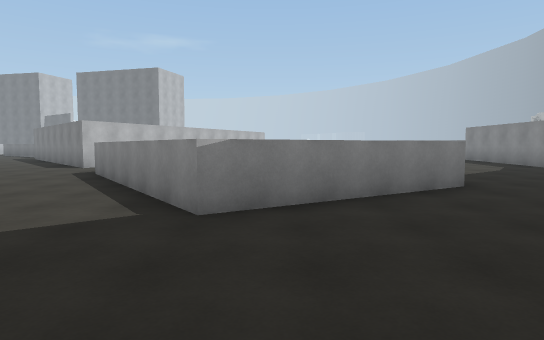
[1] (above)

24 first-person views from a walk through a Unity game level. The camera is 1.5 m above the floor, tilts 4° down and sees 75° across. The floor is counted in squares, 2 m on a side. Each view is taken from the middle of a square. On the plan, view 1 faces up. The plan holds only what a view shows up to about 11 squares ahead; the rest is blank. The place goes on beyond the plan. The player is left out. Surface patterns are stand-ins for the level's own textures.

[2]
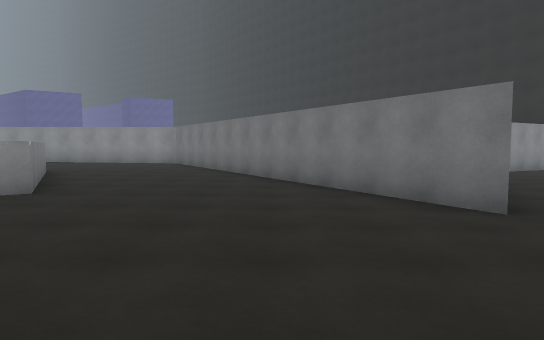

[3]
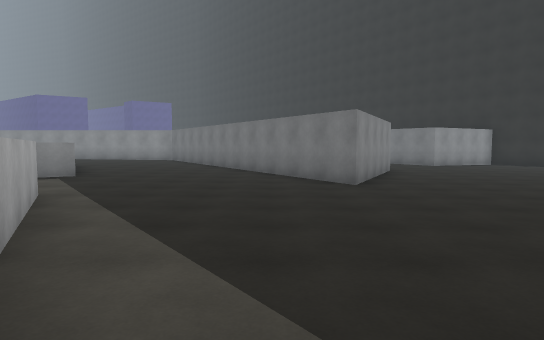

[4]
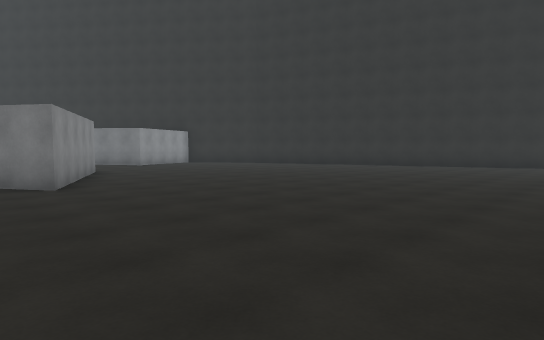

[5]
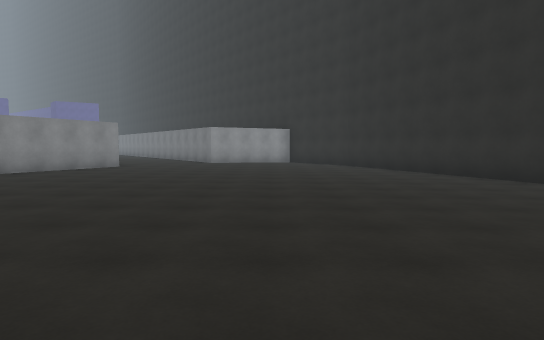

[6]
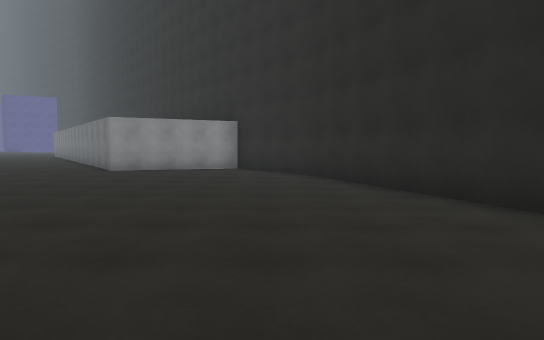

[7]
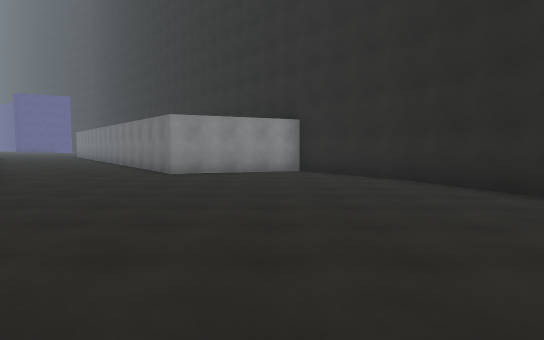

[8]
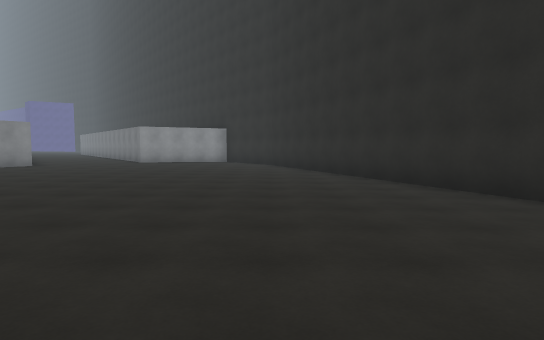

[9]
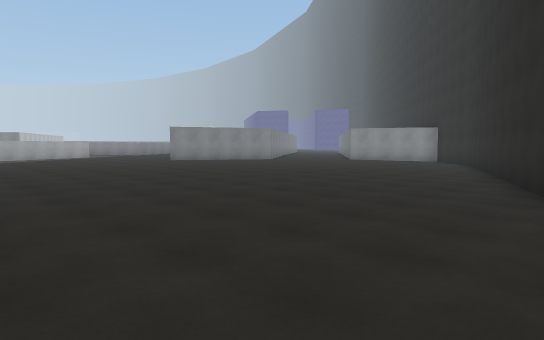

[10]
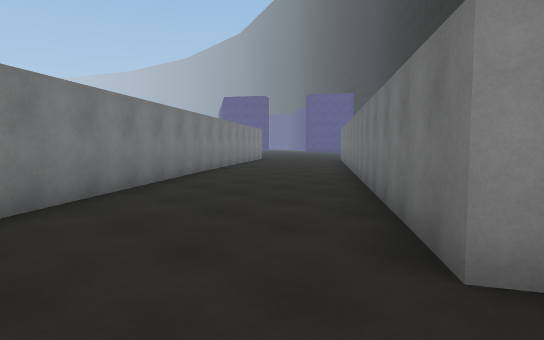

[11]
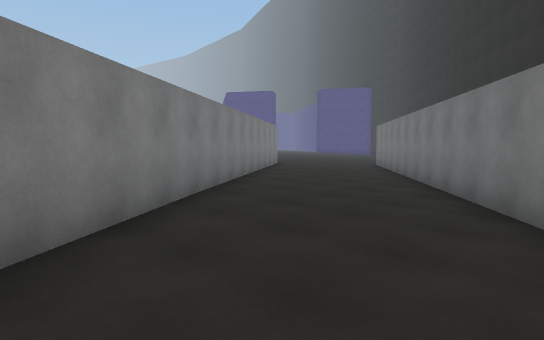

[12]
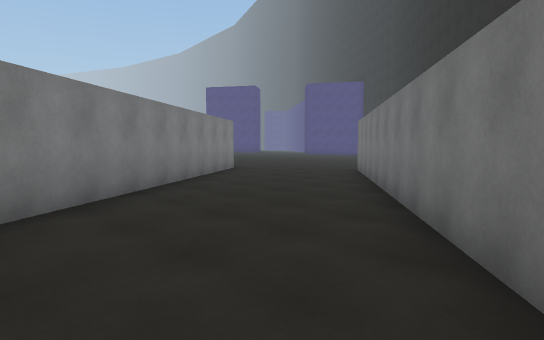

[13]
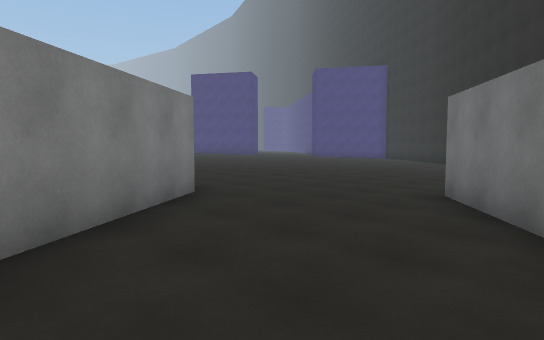

[14]
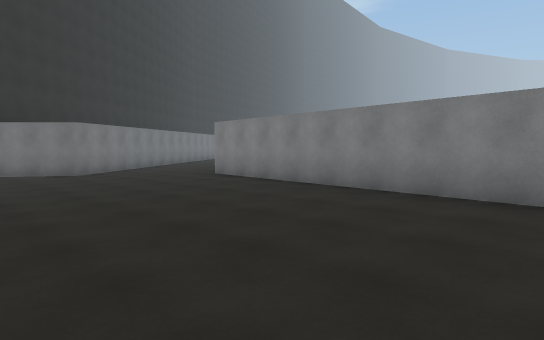

[15]
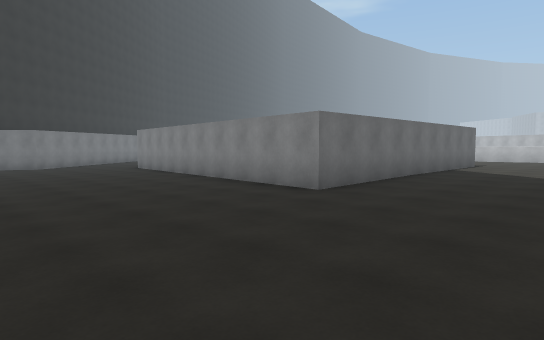

[16]
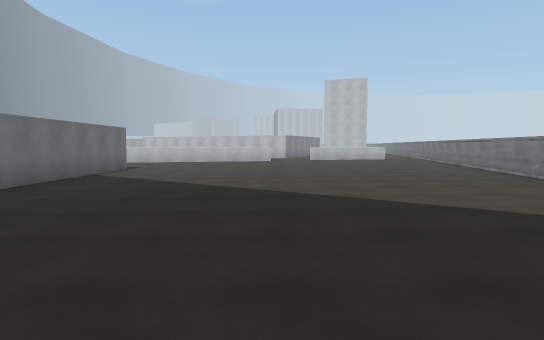

[17]
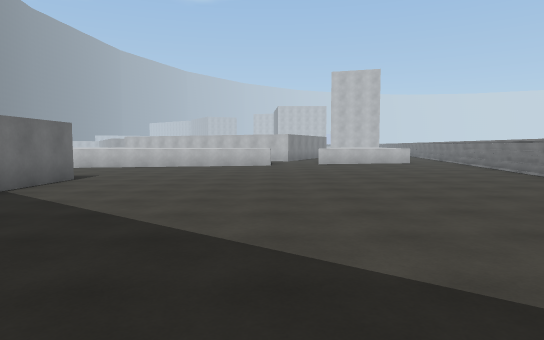

[18]
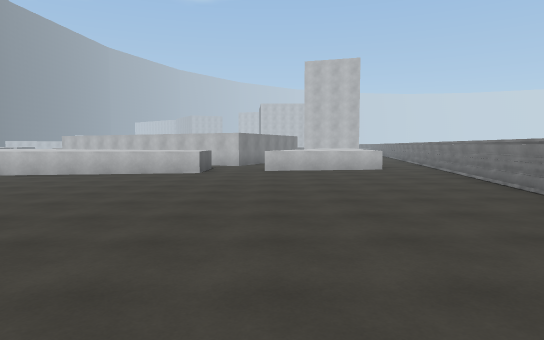

[19]
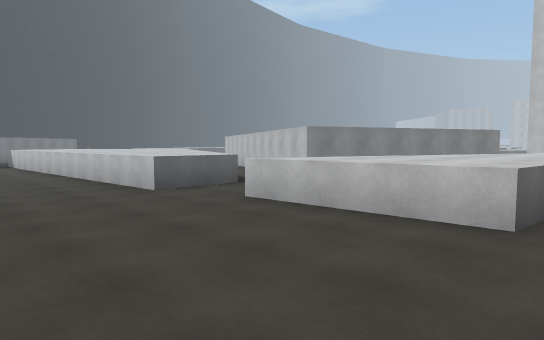

[20]
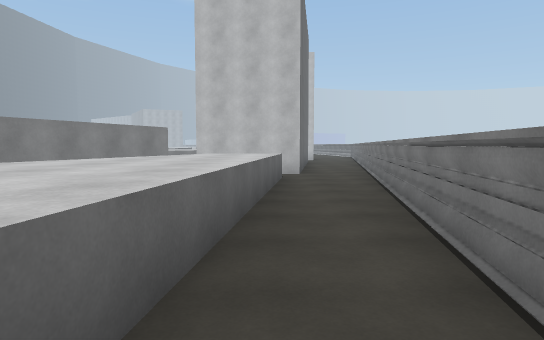

[21]
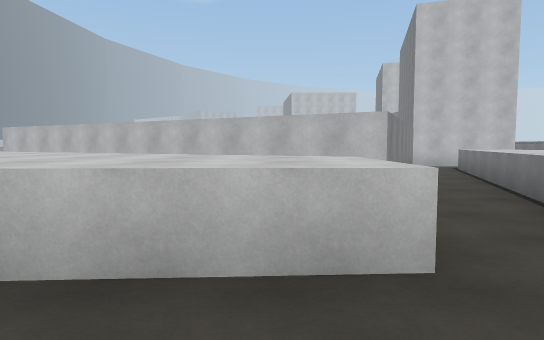

[22]
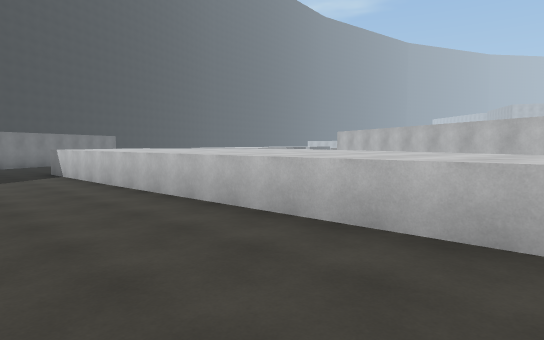

[23]
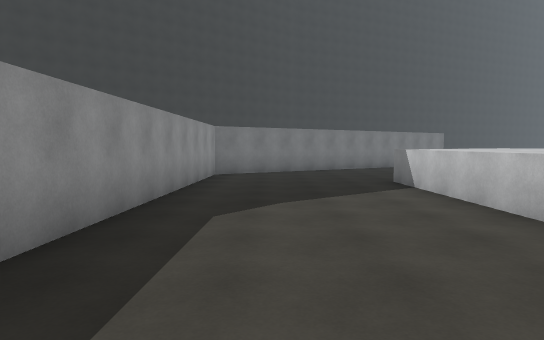

[24]
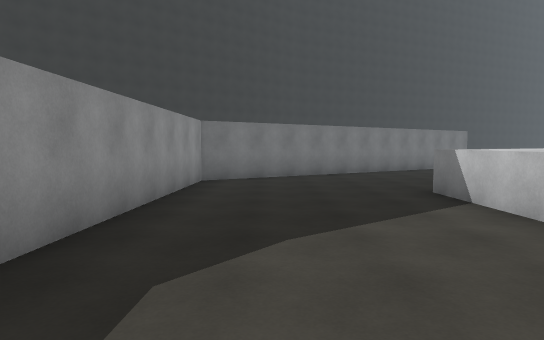

### Floor plan
Key: @ floor where view 1 was taken; # wall or solid block; . main floor; : floor 0.25 m higher than the main floor; - floor 0.25 m lower than the main floor; + floor 0.5 m higher than the main floor; = window, fence, low wall or low ledge; ^ raised ledge.
Columns run from 10 left of view 1 to 21 right of it. Each row starts with its distance up from view 1.
 28   #####
 27   +++++#####
 26   #+++++++++#####
 25   ##+^^^+++++++++#####=
 24    #+^^^^^^^^++++++++++
 23    #++^^^^^^^++++++++++++
 22    ###+++^^^^++++++++++++++
 21      ###++++^+++++++++++++++
 20        ###+++++++++++++++++++
 19         ##+^^^+++++++++++++:::
 18         #::^^^++++++++++++::::::
 17         #:^^^^::::+++++++:::::::
 16        #  ^^^^:::::::::+::::::::
 15        # ^^^^^::::::::::::::::::
 14       #  ^^^^^::::#########:::::
 13       # ^^^^^^::::#       #::::.
 12      #   ^ ^^^::::#      ##:::..
 11    :##      ^^::::#      #:::...
 10    :::       ^::::#      #:.....
  9    :::      ^^::::#      #......
  8     ::^    ^^^::::#      #.....
  7      .:^    ^^::::#      #.....
  6      ...^ ^^^^::::#      #......
  5       ...^ ^^....:#     ##......
  4        ..##.......#   ###......-
  3       #..........##  ##.......--
  2     ^^.........###  ##......--
  1    ^..........##  ###......##-
  0   ^.......@.###  ##......#####
 -1  ..........##   ##......##
 -2  ........###  ###......##
 -3  .......####  #......###
 -4  ..........## ......##
 -5  ..................##
 -6   ...............###
 -7  ........------.##
 -8  ......---------#
 -9  ...------------##
-10 ..---------------#
-11  ----------------#
-12  ---------------##
-13 --------------###
-14 ------------###
-15 ---------####
-16 -------###
-17 -----###

Positions as (right, up) in squares from view 1, and headings:
1: (0, 0), facing up
2: (-6, 0), facing right
3: (-9, -1), facing right
4: (-9, -1), facing down-right
5: (-10, -10), facing right
6: (-5, -12), facing right
7: (-4, -10), facing right
8: (-10, -13), facing right
9: (-10, -17), facing up-right
10: (3, -8), facing up-right
11: (5, -5), facing up-right
12: (8, -4), facing up-right
13: (12, 0), facing up-right
14: (21, 13), facing down-left
15: (21, 18), facing down-left
16: (19, 19), facing left
17: (16, 19), facing left
18: (13, 21), facing left
19: (6, 25), facing down-left
20: (3, 25), facing left
21: (5, 18), facing left
22: (6, 18), facing down-left
23: (6, 14), facing down
24: (6, 12), facing down
